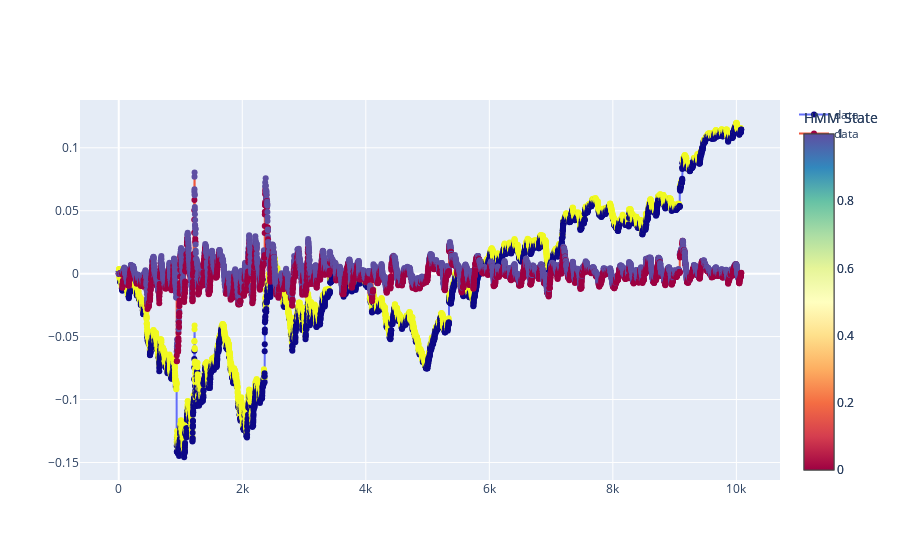

The cell this chart's notebook holds for it:
### Code cell
import os
import sys
import numpy as np
import pandas as pd
import plotly.graph_objects as go
import plotly.express as px
from hmmlearn import hmm
from sklearn.preprocessing import StandardScaler

# --- Configuration
pd.set_option('display.max_rows', None)
np.random.seed(42)  # For reproducibility

PERIOD = 30

raw_bar = pd.read_parquet(os.path.join(os.getcwd(), 'history.parquet'))
vrun_bar = pd.read_parquet(os.path.join(os.getcwd(), 'volume_run_bar.parquet'))
df = vrun_bar[-(60*24*7):].copy()
df = df.set_index('time')

series = df["close"]
df['ref'] = np.log((series / series.iloc[0]).fillna(1))
df['data'] = np.log((series / series.rolling(PERIOD).mean().shift(PERIOD)).fillna(1))

# | Data Type          | Works with HMM? | Recommended Action                      |
# | ------------------ | --------------- | --------------------------------------- |
# | Symmetric Gaussian | Yes             | Use standard Gaussian HMM               |
# | Skewed data        | Maybe           | Transform or use non-Gaussian emissions |
# | Heavy-tailed       | Maybe           | Try Student-t or GMM-HMM                |
# | Discrete/ordinal   | Yes             | Use categorical/discrete HMM            |

# 1. Load your data
periods = [1, 2, 4, 6, 8]  # longer trend than available periods, but cleaner label
# periods = [3, 6, 12, 24] # longer trend than available periods, but cleaner label
for period in periods:
    df[f'pct_fwd_{period}'] = np.log1p(df["close"].pct_change(periods=-period).fillna(0))
    # df[f'pct_bak_{period}'] = np.log1p(df["close"].pct_change(periods=period).fillna(0))

for i, period in enumerate(periods):
    df[f'pct_cum_fwd_{period}'] = sum(df[f'pct_fwd_{p}'] for p in periods[:(i+1)])
    # df[f'pct_cum_bak_{period}'] = sum(df[f'pct_bak_{p}'] for p in periods[:(i+1)])
    df[f'f_p_{period}'] = df[f'pct_cum_fwd_{period}'].apply(lambda x: x if x > 0 else 0)
    df[f'f_n_{period}'] = df[f'pct_cum_fwd_{period}'].apply(lambda x: x if x <= 0 else 0)
# df['atr'] = df[f'high'] - df[f'low']
# df['bar_ratio'] = np.where(df['atr'] != 0, (df['close'] - df['open']) / df['atr'], 0)
X = df[[f'f_p_{p}' for p in periods]+[f'f_n_{p}' for p in periods]]

scaler = StandardScaler()
X_scaled = scaler.fit_transform(X)
n_states = 2  # choose your number of regimes
model = hmm.GaussianHMM(
    n_components=n_states,
    covariance_type="full",
    n_iter=30,
    verbose=True,    # print convergence info
    random_state=0,
)
model.fit(X_scaled)
hidden_states = model.predict(X_scaled)
df["label"] = hidden_states

# hmm_stats = pd.DataFrame(index=sorted(df["label"].unique()), columns=[f"fut_return_{p}" for p in periods])
# for period in periods:
#     col_name = f"fut_return_{period}"
#     df[col_name] = df.groupby("label")["close"].transform(lambda x: x.shift(-period) / x - 1)
#     stats = df.groupby("label")[col_name].agg(['mean'])
#     hmm_stats.loc[:, col_name] = stats['mean']
# print(hmm_stats)

fig = go.Figure()
fig.add_trace(go.Scatter(y=df['ref'], mode='lines+markers', marker=dict(color=hidden_states,
              colorscale='Plasma', showscale=True, colorbar=dict(title="HMM State"), size=6), name="data",))
fig.add_trace(go.Scatter(y=df['data'], mode='lines+markers', marker=dict(color=hidden_states,
              colorscale='Spectral', showscale=True, colorbar=dict(title="HMM State"), size=6), name="data",))
fig.show()

### Figure 1 — Plotly figure (JSON) as saved in the notebook; plotly's stock layout.template omitted (floating-point values rounded to 4 significant figures; data arrays with more than 128 entries replaced by an {"elided": "..."} marker saying what was removed)
{"data": [{"marker": {"color": {"elided": "10080 int values"}, "colorbar": {"title": {"text": "HMM State"}}, "colorscale": [[0, "#0d0887"], [0.1111, "#46039f"], [0.2222, "#7201a8"], [0.3333, "#9c179e"], [0.4444, "#bd3786"], [0.5556, "#d8576b"], [0.6667, "#ed7953"], [0.7778, "#fb9f3a"], [0.8889, "#fdca26"], [1, "#f0f921"]], "showscale": true, "size": 6}, "mode": "lines+markers", "name": "data", "type": "scatter", "y": {"elided": "10080 float values"}}, {"marker": {"color": {"elided": "10080 int values"}, "colorbar": {"title": {"text": "HMM State"}}, "colorscale": [[0, "rgb(158,1,66)"], [0.1, "rgb(213,62,79)"], [0.2, "rgb(244,109,67)"], [0.3, "rgb(253,174,97)"], [0.4, "rgb(254,224,139)"], [0.5, "rgb(255,255,191)"], [0.6, "rgb(230,245,152)"], [0.7, "rgb(171,221,164)"], [0.8, "rgb(102,194,165)"], [0.9, "rgb(50,136,189)"], [1, "rgb(94,79,162)"]], "showscale": true, "size": 6}, "mode": "lines+markers", "name": "data", "type": "scatter", "y": {"elided": "10080 float values"}}], "layout": {}}
